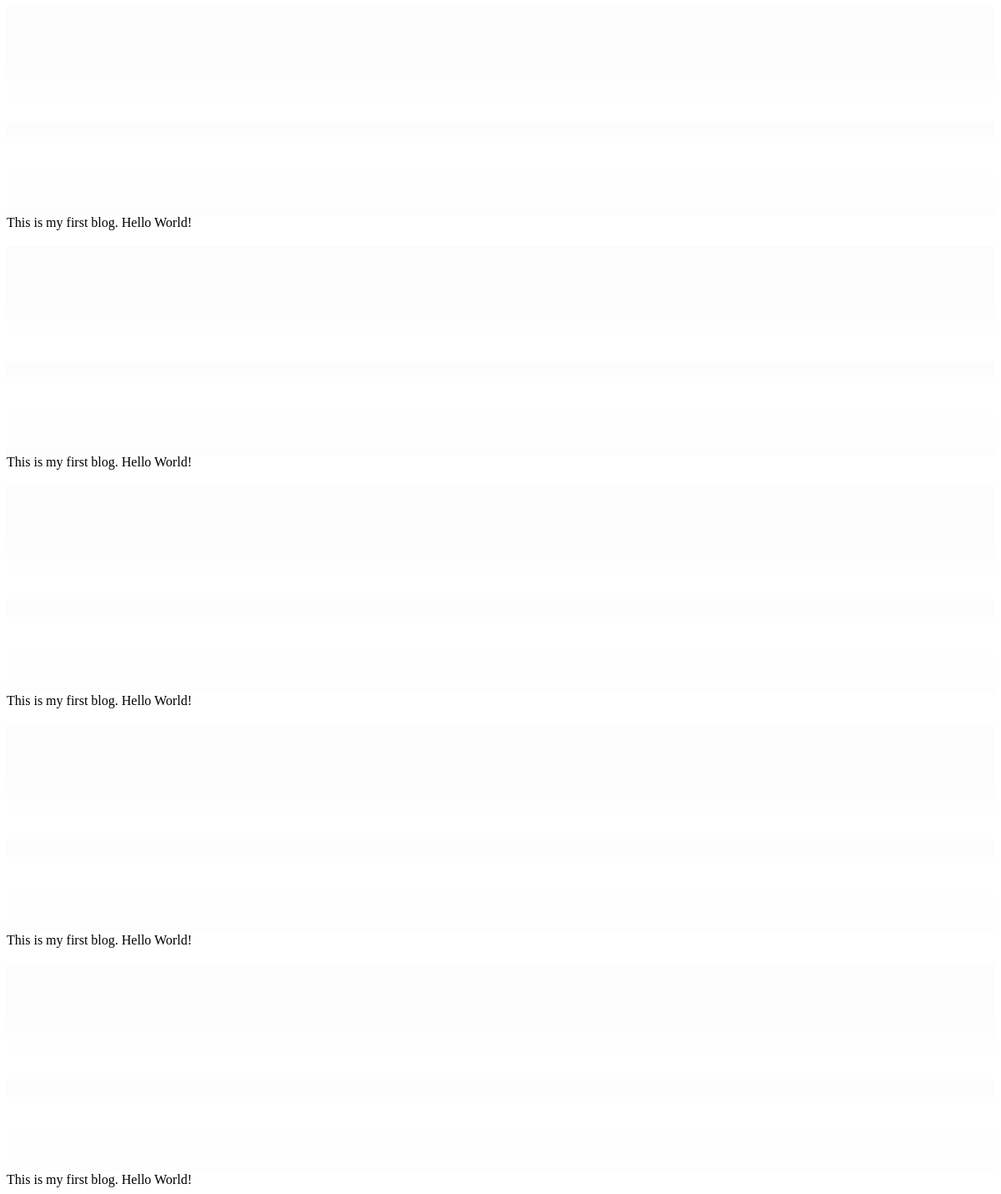
The page /blogs/ on the database as committed earlier.
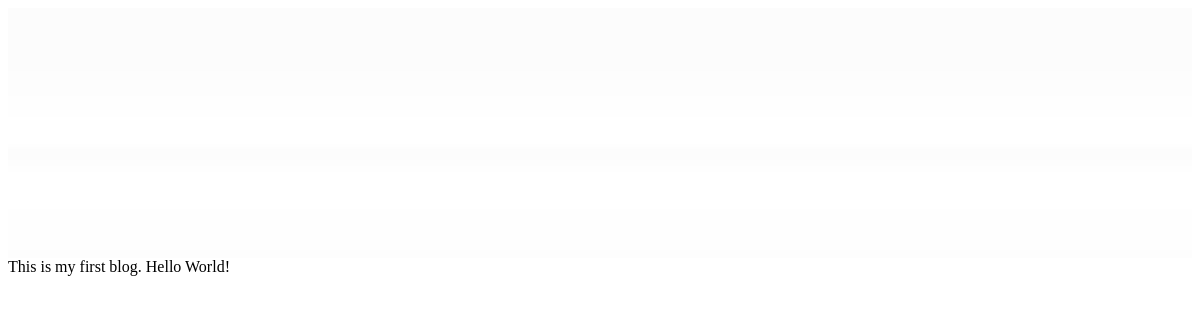
The same page on the database as committed later.
### SimpleBlog/models.py (models this page shows, shortened)
class IndexCard(models.Model):
  description = models.CharField(max_length=200)
  pub_date = models.DateTimeField('date published')
  blog_link = models.CharField(max_length=30)
  width = models.IntegerField()
  shadow_width = models.IntegerField()
  img = models.CharField(max_length=30)
  img_format = models.CharField(max_length=30)
  css_file = "./SimpleBlog/static/SimpleBlog/index.css";
  template_card = "template-card"

### SimpleBlog/views.py (the view)
# urls.py: path('', views.index, name='index'),
def index(request):
  blog_list = IndexCard.objects.order_by('-pub_date')
  return render(request, 'SimpleBlog/index.html', {'blog_list':blog_list})

### SimpleBlog/templates/SimpleBlog/index.html (shortened to what this page needs)
{% load static %}
<html lang="en">
  <head>
    <link rel="stylesheet" href="https://code.getmdl.io/1.3.0/material.indigo-pink.min.css">
    <link rel="stylesheet" type="text/css" href="{% static "SimpleBlog/index.css" %}">
  </head>
  <body>
    <div class="mdl-layout mdl-js-layout">
      <div class="customed-grid mdl-grid">
        {% if blog_list %}
          {% for blog in blog_list %}
          <div class="mdl-card template-card mdl-shadow--{{ blog.shadow_width }}dp mdl-cell mdl-cell--{{ blog.width }}-col">
            <div class="{{ blog.img }} mdl-card__media">
            </div>
            <div class="mdl-card__supporting-text">
              {{ blog.description }}
            </div>
          </div>
          {% endfor %}
        {% else %}
          <p>
            No Blogs Available
          </p>
        {% endif %}
      </div>
    </div>
  </body>
</html>

### SimpleBlog/static/SimpleBlog/index.css (style rules this page uses)
.template-card .mdl-card__media { cursor: pointer; height: 250px; }
.hello { background-image: url('./image/hello.gif'); }

Rows that differ between the two databases and show on the page:
removed IndexCard: description "This is my first blog. Hello World!"
removed IndexCard: description "This is my first blog. Hello World!"
removed IndexCard: description "This is my first blog. Hello World!"
removed IndexCard: description "This is my first blog. Hello World!"
